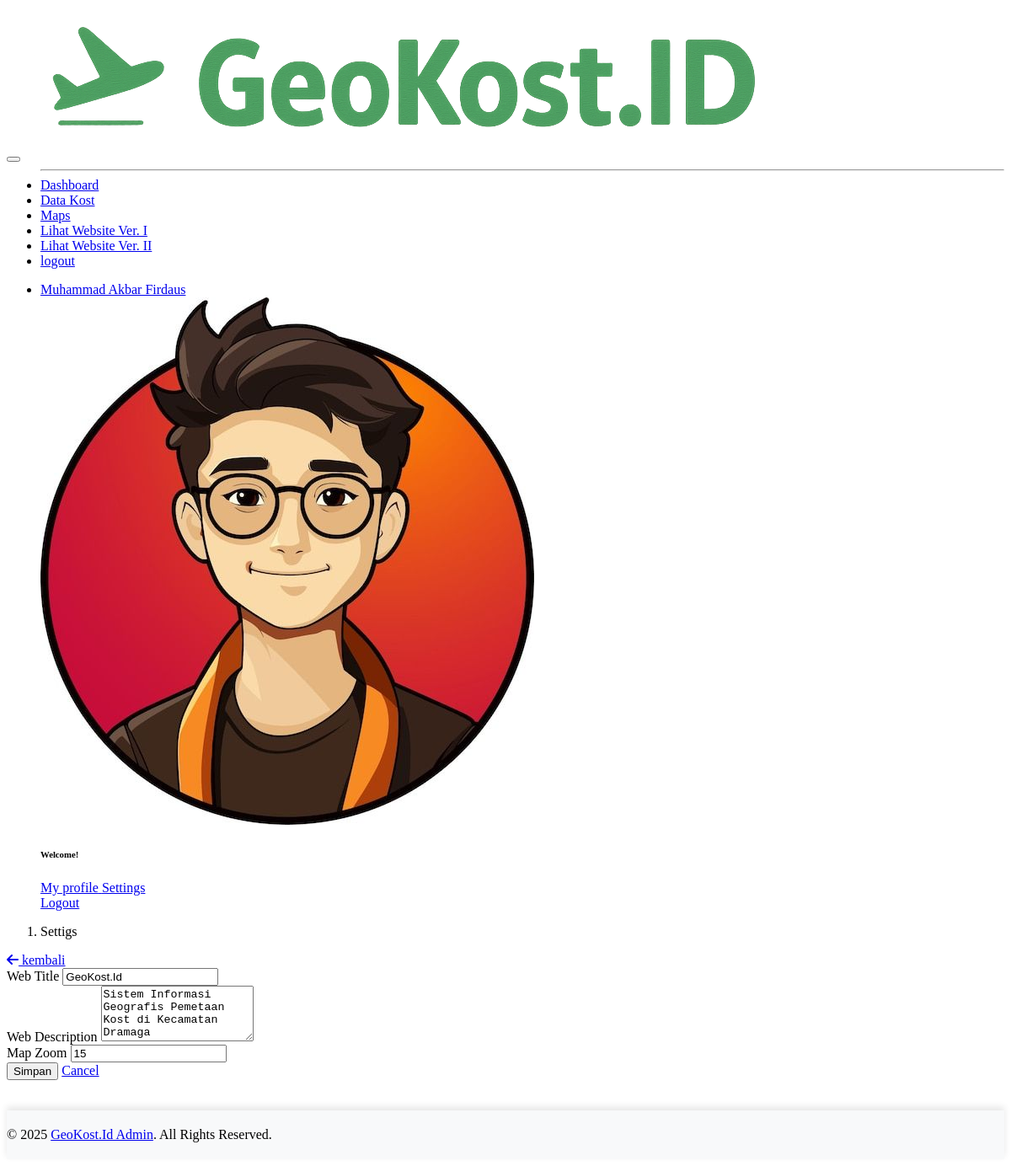
The page /admin/setting.php (signed in) on the database its author committed.
### tables this page shows
CREATE TABLE `users` (
  `id` int UNSIGNED NOT NULL,
  `name` varchar(100) NOT NULL,
  `username` varchar(100) NOT NULL,
  `password` varchar(100) NOT NULL,
  `avatar` varchar(100) NOT NULL,
  `created_at` timestamp NULL DEFAULT NULL,
  `updated_at` timestamp NULL DEFAULT NULL
);

CREATE TABLE `settings` (
  `web_title` varchar(100) NOT NULL,
  `web_description` text NOT NULL,
  `map_zoom` int NOT NULL,
  `updated_at` timestamp NULL DEFAULT NULL
);

### admin/setting.php (the view, shortened to what this page needs)
<?php include "_header.php"; ?>
<div class="header bg-gradient-success pb-8 pt-2 pt-md-7">
	<div class="container-fluid px-4">
		<ol class="breadcrumb mb-4">
			<li class="breadcrumb-item active text-dark">Settigs</li>
		</ol>
	</div>
</div>
<div class="container-fluid mt--7">
	<div class="card">
		<div class="card-header d-flex justify-content-end align-items-center">
			<a href="kost.php" class="btn btn-secondary btn-sm"><i class="fas fa-arrow-left"></i> kembali</a>
		</div>
		<?php
		$query = $pdo->query("SELECT * FROM settings LIMIT 1");
		$data = $query->fetch();
		?>
		<div class="card-body">
			<form action="" method="post">
				<div class="form-group">
					<label for="web_title">Web Title</label>
					<input type="text" name="web_title" id="web_title" class="form-control"
						value="<?= $data['web_title'] ?>" required>
				</div>
				<div class="form-group">
					<label for="web_desc">Web Description</label>
					<textarea name="web_desc" id="web_desc" class="form-control" rows="4"
						required><?= $data['web_description'] ?></textarea>
				</div>
				<div class="form-group">
					<label for="zoom">Map Zoom</label>
					<input type="number" name="zoom" id="zoom" class="form-control" value="<?= $data['map_zoom'] ?>">
				</div>
				<button type="submit" name="simpan" class="btn btn-success">Simpan</button>
				<a href="./index.php" class="btn btn-danger">Cancel</a>
			</form>
		</div>
	</div>
</div>
<?php include "_footer.php"; ?>

### admin/_header.php (shortened to what this page needs)
<?php
include "../+koneksi.php";
$query = $pdo->prepare("SELECT * FROM users WHERE id = ?");
$query->execute([$_SESSION['userid']]);
$data = $query->fetch();
$name = $data['name'];
$avatar = ($data['avatar'] == '') ? 'user.png' : 'users/' . $data['avatar'];
?>
<!DOCTYPE html>
<html lang="en">
<head>
	<link href="https://cdnjs.cloudflare.com/ajax/libs/font-awesome/6.4.0/css/all.min.css" rel="stylesheet">
	<link href="https://technext.github.io/argon-dashboard/assets/js/plugins/nucleo/css/nucleo.css" rel="stylesheet" />
	<link
		href="https://technext.github.io/argon-dashboard/assets/js/plugins/@fortawesome/fontawesome-free/css/all.min.css"
		rel="stylesheet" />
	<link href="https://technext.github.io/argon-dashboard/assets/css/argon-dashboard.css?v=1.1.2" rel="stylesheet" />
</head>
<body class="">
	<nav class="navbar navbar-vertical fixed-left navbar-expand-md navbar-light bg-white" id="sidenav-main">
		<div class="container-fluid">
			<button class="navbar-toggler" type="button" data-toggle="collapse" data-target="#sidenav-collapse-main"
				aria-controls="sidenav-main" aria-expanded="false" aria-label="Toggle navigation">
			</button>
			<a class="navbar-brand pt-4 mb-0" href="index.php" style="margin-bottom: 0;">
				<img src="../assets/admin.png" class="navbar-brand-img mb-0" alt="..." style="margin-bottom: 0.2rem;">
			</a>
			<div class="collapse navbar-collapse" id="sidenav-collapse-main">
				<ul class="navbar-nav">
					<li class="nav-item  ">
						<hr class="my-0">
						<a class="nav-link" href="index.php">
							<i class="ni ni-tv-2 text-success"></i> Dashboard
						</a>
					</li>
					<li class="nav-item ">
						<a class="nav-link " href="kost.php">
							<i class="ni ni-building text-primary"></i> Data Kost
						</a>
					</li>
					<li class="nav-item">
						<a class="nav-link " href="peta.php">
							<i class="ni ni-pin-3 text-orange"></i> Maps
						</a>
					</li>
					<li class="nav-item">
						<a class="nav-link " href="../index.php">
							<i class="ni ni-send text-default"></i> Lihat Website Ver. I
						</a>
					</li>
					<li class="nav-item">
						<a class="nav-link " href="../index2.php">
							<i class="ni ni-send text-default"></i> Lihat Website Ver. II
						</a>
					</li>
					<li class="nav-item">
						<a class="nav-link" href="logout.php">
							<i class="ni ni-user-run text-danger"></i> logout
						</a>
					</li>
				</ul>
			</div>
		</div>
	</nav>
	<div class="main-content">
		<nav class="navbar navbar-top navbar-expand-md navbar-success bg-gradient-success" id="navbar-main">
			<div class="container-fluid">
				<ul class="navbar-nav align-items-center d-none d-md-flex">
					<li class="nav-item dropdown">
						<a class="nav-link pr-0" href="#" role="button" data-toggle="dropdown" aria-haspopup="true"
							aria-expanded="false">
							<div class="media align-items-center justify-content-between">
								<div class="media-body d-none d-lg-block">
									<span
										class="mb-0 text-sm font-weight-bold text-white"><?= htmlspecialchars($name) ?></span>
								</div>
								<span class="avatar avatar-sm rounded-circle ml-3">
									<img alt="Image placeholder" src="../assets/images/<?= $avatar ?>">
								</span>
							</div>
						</a>
						<div class="dropdown-menu dropdown-menu-arrow dropdown-menu-right">
							<div class=" dropdown-header noti-title">
								<h6 class="text-overflow m-0">Welcome!</h6>
							</div>
							<a href="profile_edit.php" class="dropdown-item">
								<span>My profile</span>
							</a>
							<a href="setting.php" class="dropdown-item">
								<span>Settings</span>
							</a>
							<a href="#!" class="dropdown-item">
								<span>Logout</span>
							</a>
						</div>
					</li>
				</ul>
			</div>
		</nav>

### admin/_header.php (style rules this page uses)
#sidenav-collapse-main .navbar-nav { margin-top: 0rem; }

### rows shown on the page
users: name "Muhammad Akbar Firdaus", avatar (picture)
settings: web_title "GeoKost.Id", web_desc "Sistem Informasi Geografis Pemetaan Kost di Kecamatan Dramaga", zoom "15"
